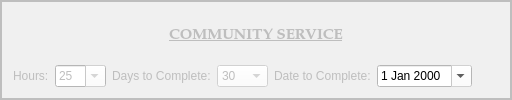
        <widget class="QFrame" name="community_service_frame">
         <property name="enabled">
          <bool>false</bool>
         </property>
         <property name="styleSheet">
          <string notr="true">background-color: rgb(240, 240, 240);</string>
         </property>
         <property name="frameShape">
          <enum>QFrame::Box</enum>
         </property>
         <property name="frameShadow">
          <enum>QFrame::Plain</enum>
         </property>
         <property name="lineWidth">
          <number>2</number>
         </property>
         <layout class="QGridLayout" name="gridLayout">
          <item row="0" column="0" colspan="7">
           <widget class="QLabel" name="label_26">
            <property name="maximumSize">
             <size>
              <width>16777215</width>
              <height>100</height>
             </size>
            </property>
            <property name="font">
             <font>
              <family>Palatino Linotype</family>
              <pointsize>11</pointsize>
              <weight>75</weight>
              <italic>false</italic>
              <bold>true</bold>
              <underline>true</underline>
             </font>
            </property>
            <property name="text">
             <string>COMMUNITY SERVICE</string>
            </property>
            <property name="alignment">
             <set>Qt::AlignCenter</set>
            </property>
           </widget>
          </item>
          <item row="1" column="3">
           <widget class="NoScrollComboBox" name="community_service_days_to_complete_box">
            <property name="focusPolicy">
             <enum>Qt::StrongFocus</enum>
            </property>
            <property name="styleSheet">
             <string notr="true">background-color: rgb(255, 255, 255);</string>
            </property>
            <item>
             <property name="text">
              <string>30</string>
             </property>
            </item>
            <item>
             <property name="text">
              <string>60</string>
             </property>
            </item>
            <item>
             <property name="text">
              <string>90</string>
             </property>
            </item>
            <item>
             <property name="text">
              <string>120</string>
             </property>
            </item>
            <item>
             <property name="text">
              <string>150</string>
             </property>
            </item>
            <item>
             <property name="text">
              <string>180</string>
             </property>
            </item>
           </widget>
          </item>
          <item row="1" column="1">
           <widget class="NoScrollComboBox" name="community_service_hours_ordered_box">
            <property name="focusPolicy">
             <enum>Qt::StrongFocus</enum>
            </property>
            <property name="styleSheet">
             <string notr="true">background-color: rgb(255, 255, 255);</string>
            </property>
            <property name="editable">
             <bool>true</bool>
            </property>
            <item>
             <property name="text">
              <string>25</string>
             </property>
            </item>
            <item>
             <property name="text">
              <string>50</string>
             </property>
            </item>
            <item>
             <property name="text">
              <string>100</string>
             </property>
            </item>
            <item>
             <property name="text">
              <string>200</string>
             </property>
            </item>
            <item>
             <property name="text">
              <string>500</string>
             </property>
            </item>
           </widget>
          </item>
          <item row="1" column="4">
           <widget class="QLabel" name="label_22">
            <property name="text">
             <string>Date to Complete:</string>
            </property>
           </widget>
          </item>
          <item row="1" column="5">
           <widget class="NoScrollDateEdit" name="community_service_date_to_complete_box">
            <property name="focusPolicy">
             <enum>Qt::StrongFocus</enum>
            </property>
            <property name="styleSheet">
             <string notr="true">color: rgb(0, 0, 0);
background-color: rgb(255, 255, 255);</string>
            </property>
            <property name="calendarPopup">
             <bool>true</bool>
            </property>
           </widget>
          </item>
          <item row="1" column="2">
           <widget class="QLabel" name="label">
            <property name="text">
             <string>Days to Complete:</string>
            </property>
           </widget>
          </item>
          <item row="1" column="0">
           <widget class="QLabel" name="label_15">
            <property name="text">
             <string>Hours:</string>
            </property>
           </widget>
          </item>
         </layout>
        </widget>
